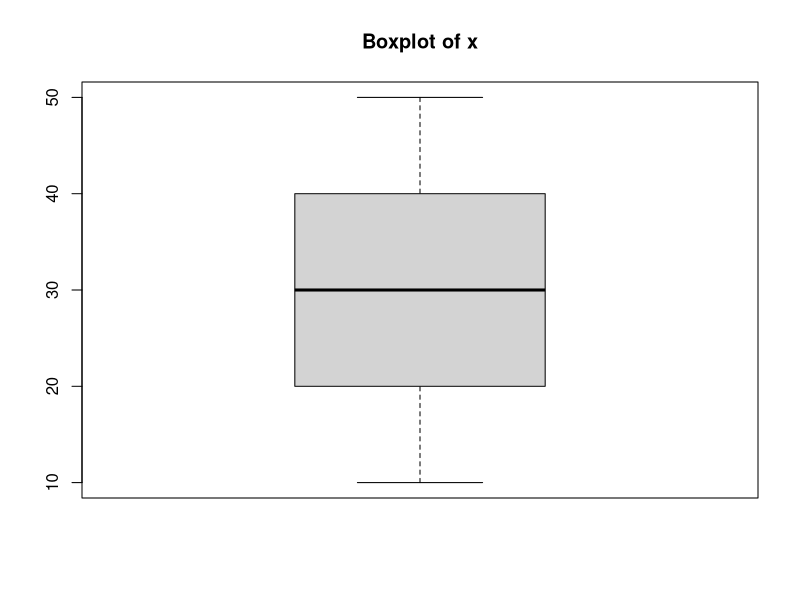

Recreate this plot in R.
x<-c(10,15,20,25,30,35,40,45,50)
y<-c(40,50,60,70,80,95,35,47,50)

m<-mean(x)
cat("Mean : ",m)
cat("Median : ",median(x))

quartiles<-quantile(x)
cat("1st quartile : ",quartiles[2])
cat("3rd quartile : ",quartiles[4])
cat("Minimum : ",min(x))
cat("Maximum : ",max(x))
boxplot(x, main="Boxplot of x")
cat("Variance : ",var(x))
cat("Covariance : ",cov(x,y))
cat("Correlation : ",cor(x,y))
